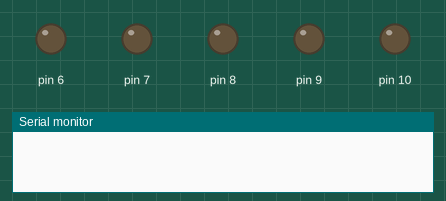
The sketch below on a simulated Teensy 4. Shown: output pins drawn as LEDs (lit = HIGH), the last lines printed to the serial monitor.

Above: at 0.0 s.
At 1.1 s:
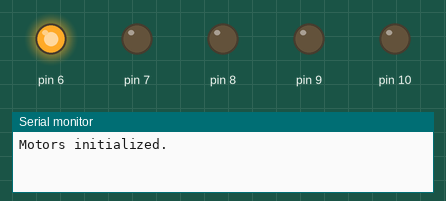
At 2.1 s:
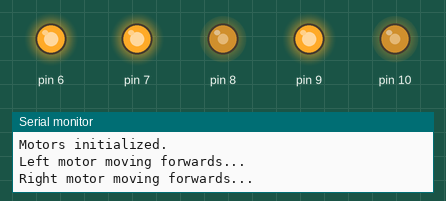
Timing chart, 0 to 3.6 s (numbered marks = the images above):
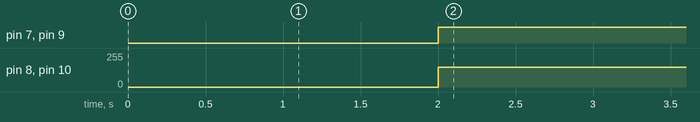

Measured:
- by itself, pin 7, pin 9: LOW → HIGH at 2.0 s
- by itself, pin 8, pin 10: 0/255 → 150/255 at 2.0 s

The sketch:

motor_test.ino
```cpp
/*
    Test for motors. Runs left wheel, then right wheel,
    then both wheels.
*/

#include <vector>
#include <config.h>

#define FORWARD 1
#define BACKWARD 0
#define STOP -1

struct motor {
    String name;
    int powerPin;
    int directionPin;
} leftMotor, rightMotor;

void move(std::vector<motor> motors, int direction);

// Constants for test
const int speed = 150;
const int time = 1000;
int flag = 0;

#include <i2c_t3.h>
#include <Adafruit_Sensor.h>
#include <Adafruit_BNO055.h>
#include <utility/imumaths.h>
#include <config.h>

Adafruit_BNO055 bno = Adafruit_BNO055(55);//pins::imuRST);

uint8_t sys;
uint8_t gyro;
uint8_t accel;
uint8_t mag;

void setup() {
    Serial.begin(9600);
    delay(1000);

    leftMotor.name = "Left";
    leftMotor.powerPin = pins::motorPowerL;
    leftMotor.directionPin = pins::motorDirectionL;
    rightMotor.name = "Right";
    rightMotor.powerPin = pins::motorPowerR;
    rightMotor.directionPin = pins::motorDirectionR;

    pinMode(pins::motorPowerL, OUTPUT);
    pinMode(pins::motorDirectionL, OUTPUT);
    pinMode(pins::motorPowerR, OUTPUT);
    pinMode(pins::motorDirectionR, OUTPUT);
    pinMode(pins::motorMode, OUTPUT);
    digitalWrite(pins::motorMode, HIGH);

    /* Initialise the sensor */
  if(!bno.begin())
  {
    /* There was a problem detecting the BNO055 ... check your connections */
    Serial.print("Ooops, no BNO055 detected ... Check your wiring or I2C ADDR!");
    while(1);
  }
    Serial.println("Motors initialized.");

      delay(1000);

    bno.setExtCrystalUse(true);
}

void loop() {
    move({leftMotor, rightMotor}, FORWARD);
    bno.getCalibration(&sys, &gyro, &accel, &mag);

    Serial.print("Calibration: ");
    Serial.print("sys: ");
    Serial.print(sys);
    Serial.print("gyro: ");
    Serial.print(gyro);
    Serial.print("accel: ");
    Serial.print(accel);
    Serial.print("mag: ");
    Serial.print(mag);
    /*if (flag == 0) {
        move({rightMotor}, BACKWARD);
        move({rightMotor}, STOP);
        move({rightMotor}, FORWARD);
        move({rightMotor}, STOP);

        move({leftMotor}, BACKWARD);
        move({leftMotor}, STOP);
        move({leftMotor}, FORWARD);
        move({leftMotor}, STOP);

        move({leftMotor, rightMotor}, BACKWARD);
        move({leftMotor, rightMotor}, STOP);
        move({leftMotor, rightMotor}, FORWARD);
        move({leftMotor, rightMotor}, STOP);
        flag = 1;
    }*/
}

void move(std::vector<motor> motors, int direction) {
    for (unsigned int i = 0; i < motors.size(); i++) {
        if (direction == STOP) {
            analogWrite(motors[i].powerPin, 0);
        }
        else {
            Serial.print(motors[i].name);
            Serial.print(" motor moving ");
            String stringDirection = direction ? "forwards" : "backwards";
            Serial.print(stringDirection);
            Serial.println("...");

            analogWrite(motors[i].powerPin, speed);
            digitalWrite(motors[i].directionPin, direction);
        }
    }
    delay(time);
}
```
